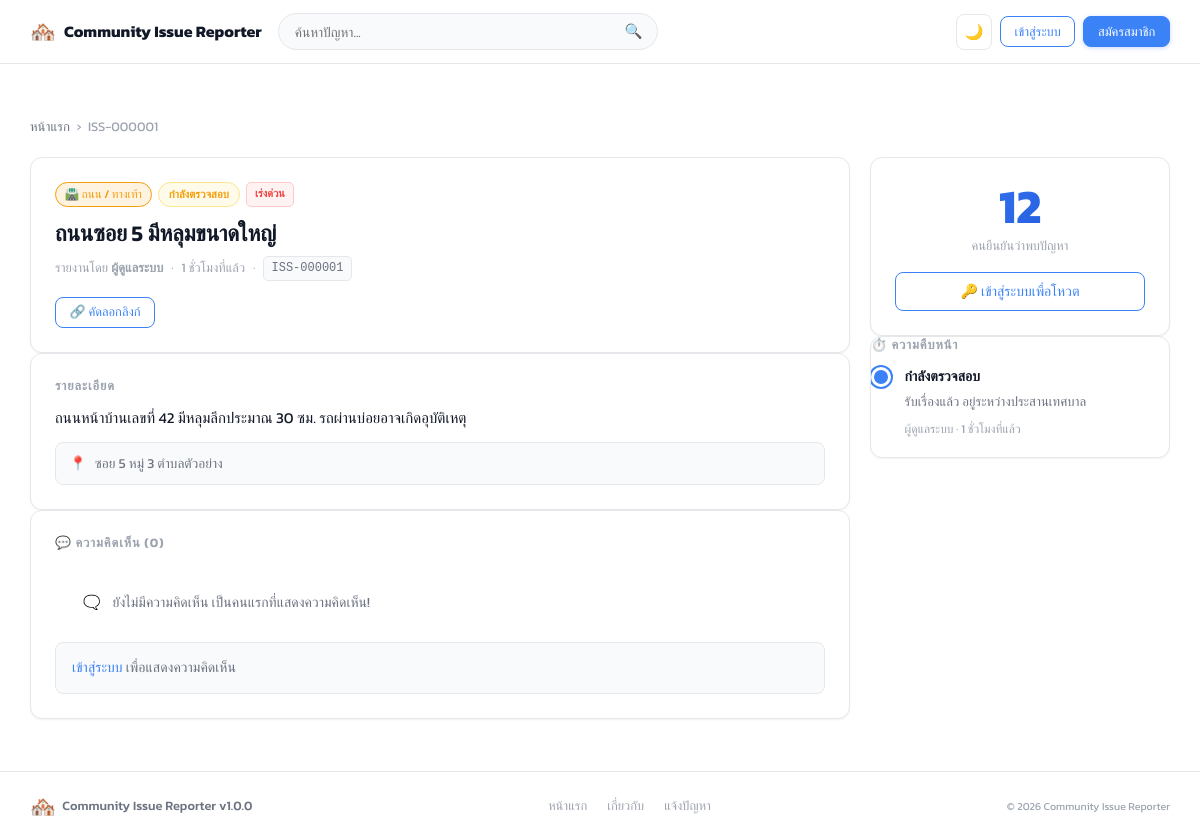
/bsu/ITD353/issue/1, run on the app's committed database.
### tables this page shows
CREATE TABLE IF NOT EXISTS `issues` (
  `id`            INT UNSIGNED   NOT NULL AUTO_INCREMENT,
  `ticket_id`     VARCHAR(12)    NOT NULL,           
  `user_id`       INT UNSIGNED   NOT NULL,
  `category_id`   INT UNSIGNED   NOT NULL,
  `title`         VARCHAR(200)   NOT NULL,
  `description`   TEXT           NOT NULL,
  `urgency`       ENUM('low','medium','high')   NOT NULL DEFAULT 'medium',
  `status`        ENUM('new','reviewing','in_progress','resolved','rejected')
                                 NOT NULL DEFAULT 'new',
  `location_text` VARCHAR(300)   DEFAULT NULL,
  `latitude`      DECIMAL(10,7)  DEFAULT NULL,
  `longitude`     DECIMAL(10,7)  DEFAULT NULL,
  `admin_note`    TEXT           DEFAULT NULL,
  `is_pinned`     TINYINT(1)     NOT NULL DEFAULT 0,
  `vote_count`    INT UNSIGNED   NOT NULL DEFAULT 0,   
  `created_at`    DATETIME       NOT NULL DEFAULT CURRENT_TIMESTAMP,
  `updated_at`    DATETIME       NOT NULL DEFAULT CURRENT_TIMESTAMP ON UPDATE CURRENT_TIMESTAMP,
  PRIMARY KEY (`id`),
  UNIQUE KEY `uq_ticket` (`ticket_id`),
  KEY `idx_user`     (`user_id`),
  KEY `idx_category` (`category_id`),
  KEY `idx_status`   (`status`),
  KEY `idx_urgency`  (`urgency`),
  KEY `idx_pinned`   (`is_pinned`),
  KEY `idx_created`  (`created_at`),
  CONSTRAINT `fk_issue_user`     FOREIGN KEY (`user_id`)     REFERENCES `users`(`id`)      ON DELETE CASCADE,
  CONSTRAINT `fk_issue_category` FOREIGN KEY (`category_id`) REFERENCES `categories`(`id`) ON DELETE RESTRICT
);

CREATE TABLE IF NOT EXISTS `categories` (
  `id`          INT UNSIGNED  NOT NULL AUTO_INCREMENT,
  `name`        VARCHAR(80)   NOT NULL,
  `slug`        VARCHAR(80)   NOT NULL,
  `icon`        VARCHAR(50)   DEFAULT '📌',
  `color`       VARCHAR(20)   DEFAULT '#3b82f6',
  `sort_order`  INT           NOT NULL DEFAULT 0,
  `is_active`   TINYINT(1)    NOT NULL DEFAULT 1,
  `created_at`  DATETIME      NOT NULL DEFAULT CURRENT_TIMESTAMP,
  PRIMARY KEY (`id`),
  UNIQUE KEY `uq_slug` (`slug`)
);

CREATE TABLE IF NOT EXISTS `users` (
  `id`           INT UNSIGNED     NOT NULL AUTO_INCREMENT,
  `name`         VARCHAR(100)     NOT NULL,
  `email`        VARCHAR(255)     NOT NULL,
  `password`     VARCHAR(255)     NOT NULL,
  `phone`        VARCHAR(20)               DEFAULT NULL,
  `role`         ENUM('user','admin')      NOT NULL DEFAULT 'user',
  `is_banned`    TINYINT(1)                NOT NULL DEFAULT 0,
  `avatar`       VARCHAR(255)              DEFAULT NULL,
  `reset_token`  VARCHAR(64)               DEFAULT NULL,
  `reset_expires` DATETIME                 DEFAULT NULL,
  `created_at`   DATETIME         NOT NULL DEFAULT CURRENT_TIMESTAMP,
  `updated_at`   DATETIME         NOT NULL DEFAULT CURRENT_TIMESTAMP ON UPDATE CURRENT_TIMESTAMP,
  PRIMARY KEY (`id`),
  UNIQUE KEY `uq_email` (`email`)
);

CREATE TABLE IF NOT EXISTS `issue_status_logs` (
  `id`         INT UNSIGNED  NOT NULL AUTO_INCREMENT,
  `issue_id`   INT UNSIGNED  NOT NULL,
  `changed_by` INT UNSIGNED  DEFAULT NULL,           
  `old_status` VARCHAR(20)   DEFAULT NULL,
  `new_status` VARCHAR(20)   NOT NULL,
  `note`       TEXT          DEFAULT NULL,
  `created_at` DATETIME      NOT NULL DEFAULT CURRENT_TIMESTAMP,
  PRIMARY KEY (`id`),
  KEY `idx_log_issue` (`issue_id`),
  CONSTRAINT `fk_log_issue` FOREIGN KEY (`issue_id`) REFERENCES `issues`(`id`) ON DELETE CASCADE
);

### app/helpers.php (called while the page is built, shortened)
<?php
function e(mixed $value): string
{
    return htmlspecialchars((string)$value, ENT_QUOTES | ENT_SUBSTITUTE, 'UTF-8');
}
function isLoggedIn(): bool
{
    return isset($_SESSION['user']);
}
function url(string $path = ''): string
{
    return BASE_URL . '/' . ltrim($path, '/');
}
function statusLabel(string $status): string
{
    return match($status) {
        'new'         => 'ใหม่',
        'reviewing'   => 'กำลังตรวจสอบ',
        'in_progress' => 'กำลังดำเนินการ',
        'resolved'    => 'แก้ไขแล้ว',
        'rejected'    => 'ปฏิเสธ',
        default       => $status,
    };
}
function statusClass(string $status): string
{
    return match($status) {
        'new'         => 'badge-new',
        'reviewing'   => 'badge-reviewing',
        'in_progress' => 'badge-inprogress',
        'resolved'    => 'badge-resolved',
        'rejected'    => 'badge-rejected',
        default       => 'badge-new',
    };
}
function urgencyLabel(string $urgency): string
{
    return match($urgency) {
        'low'    => 'ต่ำ',
        'medium' => 'ปานกลาง',
        'high'   => 'เร่งด่วน',
        default  => $urgency,
    };
}
function urgencyClass(string $urgency): string
{
    return match($urgency) {
        'low'    => 'urgency-low',
        'medium' => 'urgency-medium',
        'high'   => 'urgency-high',
        default  => 'urgency-medium',
    };
}
function timeAgo(string $datetime): string
{
    $diff = time() - strtotime($datetime);
    if ($diff < 86400)    return (int)($diff/3600) . ' ชั่วโมงที่แล้ว';
    return date('d/m/Y', strtotime($datetime));
}
function view(string $template, array $data = []): void
{
    extract($data, EXTR_SKIP);
    $path = APP_PATH . '/views/' . ltrim($template, '/') . '.php';
    require $path;
}

### app/controllers/IssueController.php (called while the page is built, shortened)
<?php
class IssueController
{
    private Issue    $issueModel;
    private Comment  $commentModel;
    public function __construct()
    {
        $this->issueModel    = new Issue();
        $this->commentModel  = new Comment();
    }
    public function detail(int $id): void
    {
        $issue = $this->issueModel->findById($id);
        $statusLogs = $this->issueModel->statusLogs($id);
        $comments   = $this->commentModel->byIssue($id);
        view('issue/detail', compact('issue','images','statusLogs','comments','hasVoted'));
    }
}

### app/config.php (called while the page is built, shortened)
<?php
function db(): PDO
{
    static $pdo = null;
    if ($pdo === null) {
        $dsn = sprintf(
            'mysql:host=%s;port=%s;dbname=%s;charset=%s',
            DB_HOST, DB_PORT, DB_NAME, DB_CHARSET
        );
        $options = [
            PDO::ATTR_ERRMODE            => PDO::ERRMODE_EXCEPTION,
            PDO::ATTR_DEFAULT_FETCH_MODE => PDO::FETCH_ASSOC,
            PDO::ATTR_EMULATE_PREPARES   => false,
        ];
        try {
            $pdo = new PDO($dsn, DB_USER, DB_PASS, $options);
        } catch (PDOException $e) {
            if (APP_DEBUG) {
                die('<pre style="color:red">Database Error: ' . $e->getMessage() . '</pre>');
            }
            die('Database connection error. Please try again later.');
        }
    }
    return $pdo;
}

### app/models/Issue.php (called while the page is built, shortened)
<?php
class Issue
{
    private PDO $db;
    public function __construct()
    {
        $this->db = db();
    }
    public function findById(int $id): ?array
    {
        $stmt = $this->db->prepare(
            "SELECT i.*, c.name AS category_name, c.icon AS category_icon, c.color AS category_color,
                    u.name AS user_name, u.email AS user_email
             FROM issues i
             JOIN categories c ON c.id = i.category_id
             JOIN users u      ON u.id = i.user_id
             WHERE i.id = ? LIMIT 1"
        );
        $stmt->execute([$id]);
        return $stmt->fetch() ?: null;
    }
    public function statusLogs(int $issueId): array
    {
        $stmt = $this->db->prepare(
            "SELECT l.*, u.name AS changed_by_name
             FROM issue_status_logs l
             LEFT JOIN users u ON u.id = l.changed_by
             WHERE l.issue_id = ?
             ORDER BY l.created_at ASC"
        );
        $stmt->execute([$issueId]);
        return $stmt->fetchAll();
    }
}

### app/models/Comment.php (called while the page is built, shortened)
<?php
class Comment
{
    private PDO $db;
    public function __construct()
    {
        $this->db = db();
    }
    public function byIssue(int $issueId): array
    {
        $stmt = $this->db->prepare(
            "SELECT c.*, u.name AS user_name, u.role AS user_role
             FROM comments c
             JOIN users u ON u.id = c.user_id
             WHERE c.issue_id = ?
             ORDER BY c.is_pinned DESC, c.created_at ASC"
        );
        $stmt->execute([$issueId]);
        return $stmt->fetchAll();
    }
}

### app/views/issue/detail.php (the view, shortened to what this page needs)
<div class="container issue-detail-wrap">
  <nav class="breadcrumb" aria-label="เส้นทาง">
    <a href="<?= url() ?>">หน้าแรก</a>
    <span aria-hidden="true">›</span>
    <span aria-current="page"><?= e($issue['ticket_id']) ?></span>
  </nav>
  <div class="issue-detail-grid">
    <article class="issue-main">
      <div class="issue-detail-header card">
        <div class="issue-badges">
          <span class="cat-badge" style="background:<?= e($issue['category_color']) ?>20;color:<?= e($issue['category_color']) ?>;border-color:<?= e($issue['category_color']) ?>">
            <?= e($issue['category_icon']) ?> <?= e($issue['category_name']) ?>
          </span>
          <span class="status-pill <?= statusClass($issue['status']) ?>">
            <?= statusLabel($issue['status']) ?>
          </span>
          <span class="urgency-tag <?= urgencyClass($issue['urgency']) ?>">
            <?= urgencyLabel($issue['urgency']) ?>
          </span>
        </div>
        <h1><?= e($issue['title']) ?></h1>
        <div class="issue-meta-row">
          <span>รายงานโดย <strong><?= e($issue['user_name']) ?></strong></span>
          <span>·</span>
          <span title="<?= e($issue['created_at']) ?>"><?= timeAgo($issue['created_at']) ?></span>
          <span>·</span>
          <span class="ticket-id-badge"><?= e($issue['ticket_id']) ?></span>
        </div>
        <div class="share-row">
          <button id="btn-copy-link" class="btn btn-outline btn-sm" aria-label="คัดลอกลิงก์">🔗 คัดลอกลิงก์</button>
        </div>
      </div>
      <div class="card issue-body">
        <h2 class="section-title">รายละเอียด</h2>
        <p><?= nl2br(e($issue['description'])) ?></p>
        <?php if ($issue['location_text']): ?>
        <div class="location-info">
          <span>📍</span>
          <span><?= e($issue['location_text']) ?></span>
        </div>
        <?php endif; ?>
      </div>
      <section class="card comments-section" id="comments">
        <h2 class="section-title">💬 ความคิดเห็น (<?= count($comments) ?>)</h2>
        <?php if (empty($comments)): ?>
        <div class="empty-state-sm">
          <span>🗨️</span>
          <p>ยังไม่มีความคิดเห็น เป็นคนแรกที่แสดงความคิดเห็น!</p>
        </div>
        <?php endif; ?>
        <?php if (isLoggedIn()): ?>
        <form method="POST" action="<?= url('issue/' . $issue['id'] . '/comment') ?>"
              class="comment-form">
          <?= csrfField() ?>
          <div class="form-group">
            <label for="comment-body" class="sr-only">เพิ่มความคิดเห็น</label>
            <textarea id="comment-body" name="body" rows="3"
                      placeholder="แสดงความคิดเห็นหรือข้อมูลเพิ่มเติม..."
                      required minlength="2"></textarea>
          </div>
          <button type="submit" class="btn btn-primary btn-sm">💬 ส่งความคิดเห็น</button>
        </form>
        <?php else: ?>
        <p class="auth-prompt">
          <a href="<?= url('login') ?>">เข้าสู่ระบบ</a> เพื่อแสดงความคิดเห็น
        </p>
        <?php endif; ?>
      </section>
    </article>
    <aside class="issue-sidebar">
      <div class="card vote-card">
        <div class="vote-count-big" id="vote-count"><?= e($issue['vote_count']) ?></div>
        <div class="vote-label">คนยืนยันว่าพบปัญหา</div>
        <?php if (isLoggedIn()): ?>
        <button id="vote-btn"
                class="btn <?= $hasVoted ? 'btn-primary' : 'btn-outline' ?> btn-block"
                data-issue="<?= $issue['id'] ?>"
                aria-pressed="<?= $hasVoted ? 'true' : 'false' ?>"
                aria-label="ยืนยันว่าพบปัญหานี้">
          <?= $hasVoted ? '✅ ยืนยันแล้ว' : '👍 ยืนยันว่าพบปัญหา' ?>
        </button>
        <?php else: ?>
        <a href="<?= url('login') ?>" class="btn btn-outline btn-block">🔑 เข้าสู่ระบบเพื่อโหวต</a>
        <?php endif; ?>
      </div>
      <div class="card">
        <h3 class="section-title">⏱️ ความคืบหน้า</h3>
        <ol class="status-timeline">
          <?php foreach ($statusLogs as $log): ?>
          <li class="timeline-item">
            <div class="timeline-dot"></div>
            <div class="timeline-content">
              <strong><?= statusLabel($log['new_status']) ?></strong>
              <?php if ($log['note']): ?>
              <p><?= e($log['note']) ?></p>
              <?php endif; ?>
              <small><?= e($log['changed_by_name'] ?? 'ระบบ') ?> · <?= timeAgo($log['created_at']) ?></small>
            </div>
          </li>
          <?php endforeach; ?>
        </ol>
      </div>
    </aside>
  </div>
</div>

### data on the page
issues: ticket "ISS-000001", category.icon "🛣️", category.name "ถนน / ทางเท้า", status "กำลังตรวจสอบ", urgency "เร่งด่วน", title "ถนนซอย 5 มีหลุมขนาดใหญ่", user.name "ผู้ดูแลระบบ", created_at "1 ชั่วโมงที่แล้ว", description "ถนนหน้าบ้านเลขที่ 42 มีหลุมลึกประมาณ 30 ซม. รถผ่านบ่อยอาจเกิดอุบัติเหตุ", location_text "ซอย 5 หมู่ 3 ตำบลตัวอย่าง", vote_count "12"
issue_status_logs: new_status "กำลังตรวจสอบ", note "รับเรื่องแล้ว อยู่ระหว่างประสานเทศบาล", users.name "ผู้ดูแลระบบ", created_at "1 ชั่วโมงที่แล้ว"

### other printed values
APP_NAME "Community Issue Reporter"
count($comments) "0"
APP_VERSION "1.0.0"
